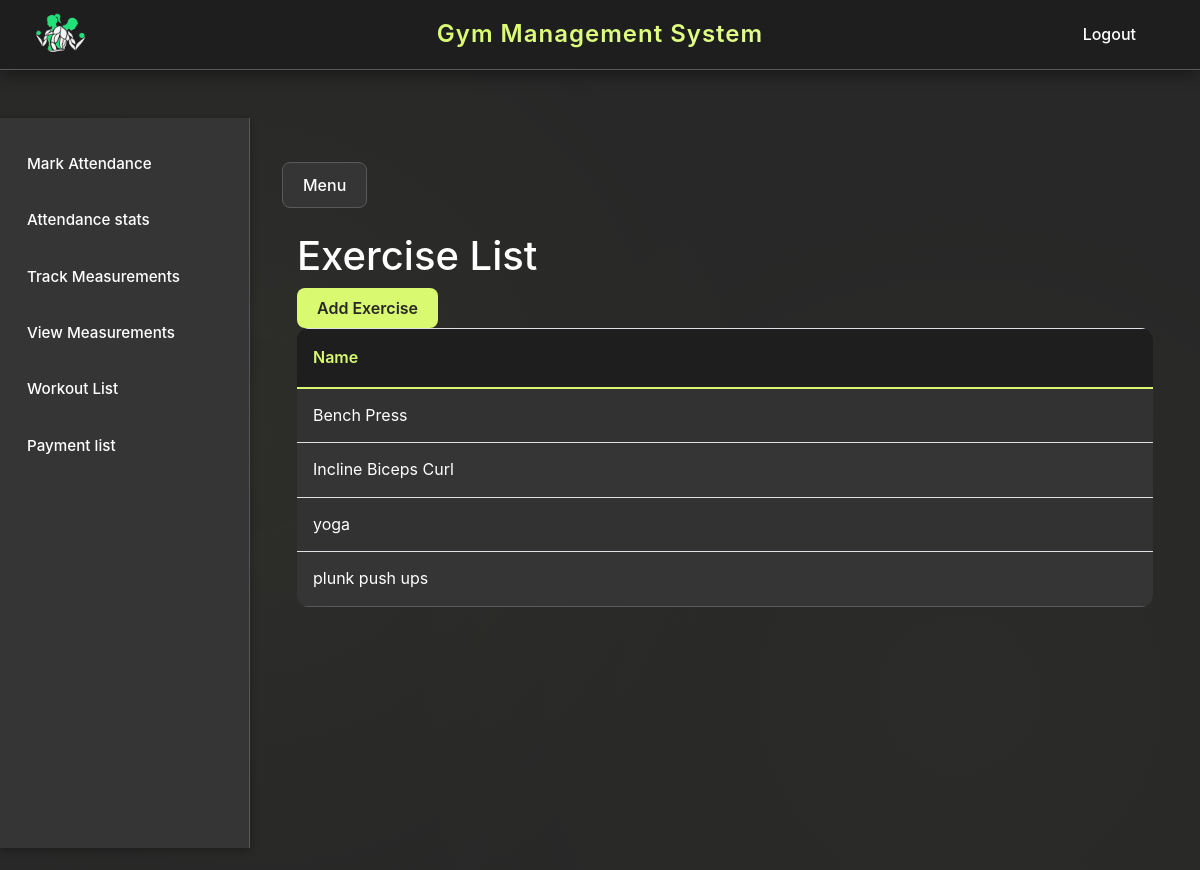
Before: /exercise_list/ with the older database file.
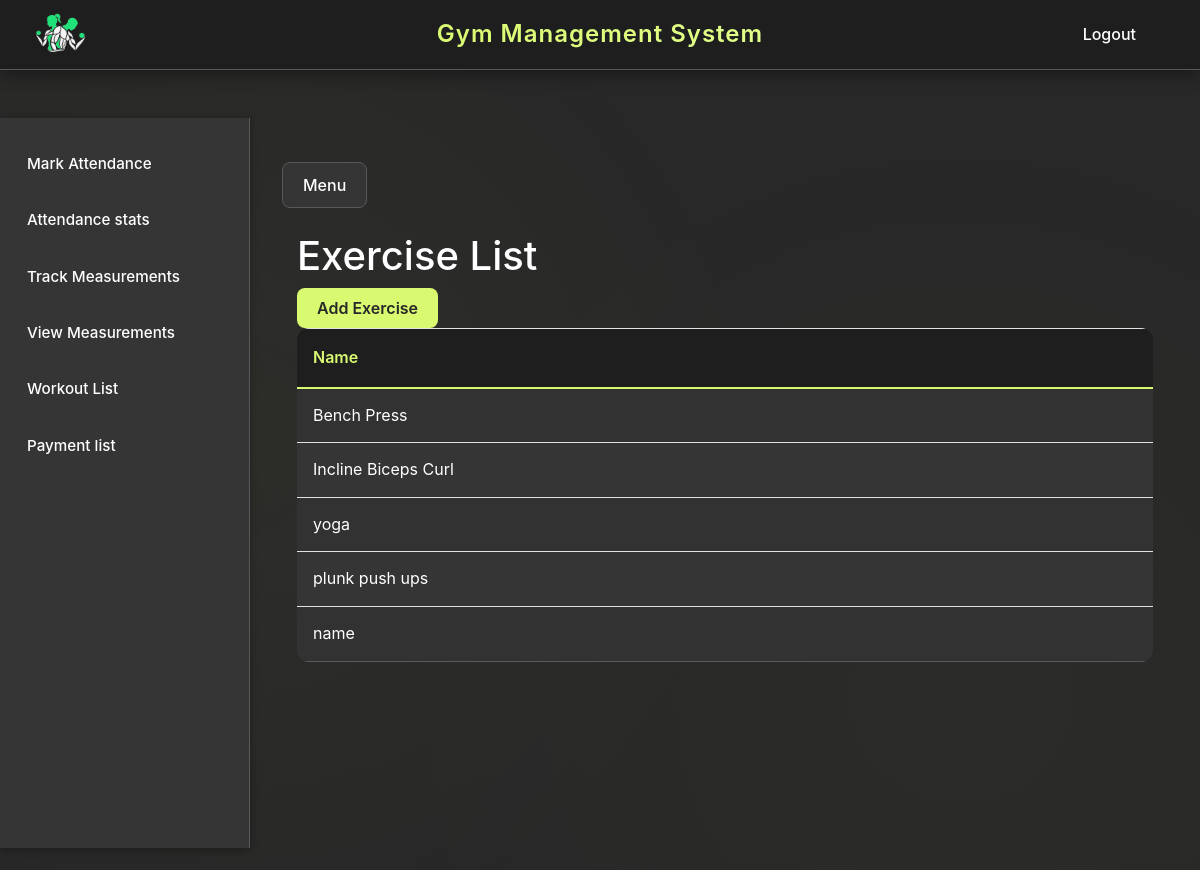
After: the same page with the newer database file.
### workout_setup/models.py (models this page shows, shortened)
class Exercise(models.Model):
    name = models.CharField(max_length=100)

### workout_setup/views.py (the view)
# urls.py: path('exercise_list/', views.exercise_list, name='exercise_list'),
def exercise_list(request):
    exercises = Exercise.objects.all()
    return render(request, 'workout/exercise_list.html', {'exercises': exercises})

### main/templates/workout/exercise_list.html
{% extends "base.html" %} {% block content %}
<div class="container">
    <h1>Exercise List</h1>
    <a href="{% url 'exercise_create' %}" class="btn btn-primary">Add Exercise</a>
    <table class="table table-striped">
        <thead>
        <tr>
            <th>Name</th>
        </tr>
        </thead>
        <tbody>
        {% for exercise in exercises %}
        <tr>
            <td>{{ exercise.name }}</td>
        </tr>
        {% endfor %}
        </tbody>
    </table>
</div>
{% endblock %}

### main/templates/base.html (shortened to what this page needs)
<!doctype html>
<html>
  <head>
    <link
      href="https://stackpath.bootstrapcdn.com/bootstrap/4.5.2/css/bootstrap.min.css"
      rel="stylesheet"
    />
    {% load static %}
    <link rel="stylesheet" type="text/css" href="{% static 'css/main.css' %}" />
    <link rel="stylesheet" type="text/css" href="{% static 'css/base.css' %}" />
  </head>
  <body>
    <div class="header">
      <a href="{% url 'home' %}">
        <img
          src="{% static 'images/gms_logo.png' %}"
          alt="Logo"
          href="{% url 'register' %}"
        />
      </a>
      <div class="center">Gym Management System</div>
      <a href="{% url 'logout' %}" class="text-white">Logout</a>
    </div>
    <div class="sidebar mt-5" id="sidebar" style="z-index: 999">
       {% if not user.is_staff %}
      <a href="{% url 'mark_attendance' %}">Mark Attendance</a>
      <a href="{% url 'attendance_stats' %}">Attendance stats</a>
      <a href="{% url 'add_measurement' %}">Track Measurements</a>
      <a href="{% url 'measurement_list' %}">View Measurements</a>
      <a href="{% url 'workout_plan_list' %}">Workout List</a>
      <a href="{% url 'payment_list' %}">Payment list</a>
      {% endif %}
    </div>
    <div class="content" id="content">
      <button
        class="btn btn-secondary"
        id="sidebarCollapse"
        style="margin-top: 60px"
      >
        Menu
      </button>
      {% block content %} {% endblock %}
    </div>
  </body>
</html>

### main/static/css/main.css (style rules this page uses)
.header { height: 60px; background-color: #343a40; color: #ffffff; text-align: center; position: fixed; width: 100%; top: 0; z-index: 1000; display: flex; align-items: center; justify-content: space-between; padding: 0 15px; }
.header img { height: 50px; }
.header .center { flex-grow: 1; text-align: center; }
.content { padding: 20px; }
.sidebar { height: 100%; width: 250px; position: fixed; top: 0; left: -250px; background-color: #343a40; padding-top: 20px; transition: all 0.3s ease; }
.sidebar a { padding: 15px 8px 15px 16px; text-decoration: none; font-size: 18px; color: #ffffff; display: block; }
.content { margin-left: 0; padding: 20px; transition: margin-left 0.3s ease; }

Changed rows visible on the page:
added Exercise: name "name"
